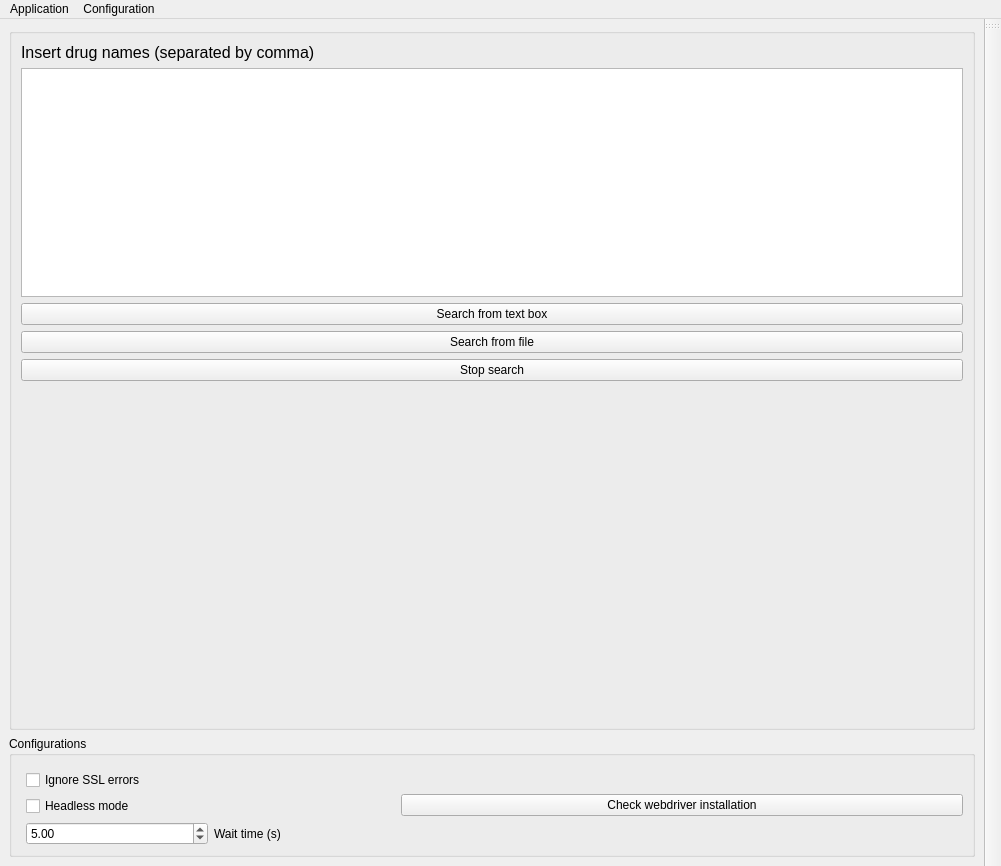
<?xml version="1.0" encoding="UTF-8"?>
<ui version="4.0">
 <class>MainWindow</class>
 <widget class="QMainWindow" name="MainWindow">
  <property name="geometry">
   <rect>
    <x>0</x>
    <y>0</y>
    <width>1001</width>
    <height>866</height>
   </rect>
  </property>
  <property name="minimumSize">
   <size>
    <width>800</width>
    <height>500</height>
   </size>
  </property>
  <property name="windowTitle">
   <string>EMAutoPilot v1.0</string>
  </property>
  <property name="styleSheet">
   <string notr="true"/>
  </property>
  <widget class="QWidget" name="centralwidget">
   <property name="styleSheet">
    <string notr="true"/>
   </property>
   <layout class="QGridLayout" name="gridLayout">
    <item row="0" column="0">
     <widget class="QGroupBox" name="groupBoxDrugSearch">
      <property name="title">
       <string/>
      </property>
      <layout class="QVBoxLayout" name="verticalLayout_10">
       <item>
        <layout class="QVBoxLayout" name="verticalLayout">
         <item>
          <widget class="QLabel" name="inputLabel">
           <property name="text">
            <string>&lt;html&gt;&lt;head/&gt;&lt;body&gt;&lt;p&gt;&lt;span style=&quot; font-size:12pt;&quot;&gt;Insert drug names (separated by comma)&lt;/span&gt;&lt;/p&gt;&lt;/body&gt;&lt;/html&gt;</string>
           </property>
          </widget>
         </item>
         <item>
          <widget class="QPlainTextEdit" name="drugInputs"/>
         </item>
         <item>
          <widget class="QPushButton" name="searchFromBox">
           <property name="text">
            <string>Search from text box</string>
           </property>
          </widget>
         </item>
         <item>
          <widget class="QPushButton" name="searchFromFile">
           <property name="text">
            <string>Search from file</string>
           </property>
          </widget>
         </item>
         <item>
          <widget class="QPushButton" name="stopSearch">
           <property name="toolTip">
            <string>&lt;html&gt;&lt;head/&gt;&lt;body&gt;&lt;p&gt;Click to stop search as soon as possible&lt;/p&gt;&lt;/body&gt;&lt;/html&gt;</string>
           </property>
           <property name="text">
            <string>Stop search</string>
           </property>
          </widget>
         </item>
        </layout>
       </item>
       <item>
        <spacer name="verticalSpacer">
         <property name="orientation">
          <enum>Qt::Orientation::Vertical</enum>
         </property>
         <property name="sizeHint" stdset="0">
          <size>
           <width>20</width>
           <height>40</height>
          </size>
         </property>
        </spacer>
       </item>
      </layout>
     </widget>
    </item>
    <item row="1" column="0">
     <widget class="QGroupBox" name="groupBoxConfigurations">
      <property name="title">
       <string>Configurations</string>
      </property>
      <layout class="QHBoxLayout" name="horizontalLayout">
       <item>
        <layout class="QHBoxLayout" name="horizontalLayout_2" stretch="2,3">
         <item>
          <layout class="QVBoxLayout" name="verticalLayout_3">
           <item>
            <layout class="QVBoxLayout" name="verticalLayout_2">
             <property name="leftMargin">
              <number>5</number>
             </property>
             <property name="topMargin">
              <number>5</number>
             </property>
             <item>
              <widget class="QCheckBox" name="IgnoreSSL">
               <property name="toolTip">
                <string>&lt;html&gt;&lt;head/&gt;&lt;body&gt;&lt;p&gt;Ignore SSL error during webdriver execution&lt;/p&gt;&lt;/body&gt;&lt;/html&gt;</string>
               </property>
               <property name="text">
                <string>Ignore SSL errors</string>
               </property>
              </widget>
             </item>
             <item>
              <widget class="QCheckBox" name="headless">
               <property name="toolTip">
                <string>&lt;html&gt;&lt;head/&gt;&lt;body&gt;&lt;p&gt;Run the webdriver in headless mode (no GUI)&lt;/p&gt;&lt;/body&gt;&lt;/html&gt;</string>
               </property>
               <property name="text">
                <string>Headless mode</string>
               </property>
              </widget>
             </item>
             <item>
              <layout class="QHBoxLayout" name="WTLayout">
               <item>
                <widget class="QDoubleSpinBox" name="waitTime">
                 <property name="toolTip">
                  <string>&lt;html&gt;&lt;head/&gt;&lt;body&gt;&lt;p&gt;Max waiting time before considering action failed&lt;/p&gt;&lt;/body&gt;&lt;/html&gt;</string>
                 </property>
                 <property name="alignment">
                  <set>Qt::AlignmentFlag::AlignLeading|Qt::AlignmentFlag::AlignLeft|Qt::AlignmentFlag::AlignVCenter</set>
                 </property>
                 <property name="maximum">
                  <double>100.000000000000000</double>
                 </property>
                 <property name="singleStep">
                  <double>0.100000000000000</double>
                 </property>
                 <property name="value">
                  <double>5.000000000000000</double>
                 </property>
                </widget>
               </item>
               <item>
                <widget class="QLabel" name="waitTimeLabel">
                 <property name="text">
                  <string>Wait time (s)</string>
                 </property>
                 <property name="alignment">
                  <set>Qt::AlignmentFlag::AlignLeading|Qt::AlignmentFlag::AlignLeft|Qt::AlignmentFlag::AlignVCenter</set>
                 </property>
                </widget>
               </item>
              </layout>
             </item>
            </layout>
           </item>
          </layout>
         </item>
         <item>
          <layout class="QVBoxLayout" name="verticalLayout_4">
           <item>
            <widget class="QPushButton" name="checkDriver">
             <property name="text">
              <string>Check webdriver installation</string>
             </property>
            </widget>
           </item>
          </layout>
         </item>
        </layout>
       </item>
      </layout>
     </widget>
    </item>
   </layout>
  </widget>
  <widget class="QMenuBar" name="menubar">
   <property name="geometry">
    <rect>
     <x>0</x>
     <y>0</y>
     <width>1001</width>
     <height>27</height>
    </rect>
   </property>
   <widget class="QMenu" name="menuApplication">
    <property name="title">
     <string>Application</string>
    </property>
    <addaction name="actionReloadApp"/>
   </widget>
   <widget class="QMenu" name="menuConfiguration">
    <property name="title">
     <string>Configuration</string>
    </property>
    <addaction name="actionSaveConfig"/>
    <addaction name="actionLoadConfig"/>
   </widget>
   <addaction name="menuApplication"/>
   <addaction name="menuConfiguration"/>
  </widget>
  <widget class="QToolBar" name="toolBar">
   <property name="windowTitle">
    <string>toolBar</string>
   </property>
   <attribute name="toolBarArea">
    <enum>RightToolBarArea</enum>
   </attribute>
   <attribute name="toolBarBreak">
    <bool>false</bool>
   </attribute>
  </widget>
  <action name="actionReloadApp">
   <property name="text">
    <string>Reload application</string>
   </property>
  </action>
  <action name="actionSaveConfig">
   <property name="text">
    <string>Save current configuration</string>
   </property>
  </action>
  <action name="actionLoadConfig">
   <property name="text">
    <string>Load configuration</string>
   </property>
  </action>
 </widget>
 <resources/>
 <connections/>
</ui>
